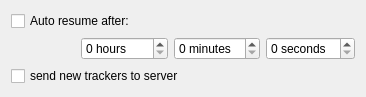
<ui version="4.0" >
 <class>AutoResumeConfig</class>
 <widget class="QWidget" name="AutoResumeConfig" >
  <property name="geometry" >
   <rect>
    <x>0</x>
    <y>0</y>
    <width>366</width>
    <height>64</height>
   </rect>
  </property>
  <property name="windowTitle" >
   <string>Auto Resume Settings</string>
  </property>
  <layout class="QVBoxLayout" name="verticalLayout" >
   <item>
    <widget class="QCheckBox" name="autoRetry" >
     <property name="text" >
      <string>Auto resume after:</string>
     </property>
    </widget>
   </item>
   <item>
    <layout class="QHBoxLayout" name="horizontalLayout" >
     <item>
      <spacer name="horizontalSpacer" >
       <property name="orientation" >
        <enum>Qt::Horizontal</enum>
       </property>
       <property name="sizeHint" stdset="0" >
        <size>
         <width>40</width>
         <height>20</height>
        </size>
       </property>
      </spacer>
     </item>
     <item>
      <widget class="QSpinBox" name="hours" >
       <property name="suffix" >
        <string> hours</string>
       </property>
       <property name="maximum" >
        <number>1000</number>
       </property>
      </widget>
     </item>
     <item>
      <widget class="QSpinBox" name="minutes" >
       <property name="suffix" >
        <string> minutes</string>
       </property>
       <property name="maximum" >
        <number>59</number>
       </property>
      </widget>
     </item>
     <item>
      <widget class="QSpinBox" name="seconds" >
       <property name="suffix" >
        <string> seconds</string>
       </property>
       <property name="maximum" >
        <number>59</number>
       </property>
      </widget>
     </item>
    </layout>
   </item>
    <item>
    <widget class="QCheckBox" name="updateBack" >
     <property name="text" >
      <string>send new trackers to server</string>
     </property>
    </widget>
   </item>
 </layout>
 </widget>
 <resources/>
 <connections>
  <connection>
   <sender>autoRetry</sender>
   <signal>toggled(bool)</signal>
   <receiver>hours</receiver>
   <slot>setEnabled(bool)</slot>
   <hints>
    <hint type="sourcelabel" >
     <x>70</x>
     <y>17</y>
    </hint>
    <hint type="destinationlabel" >
     <x>78</x>
     <y>40</y>
    </hint>
   </hints>
  </connection>
  <connection>
   <sender>autoRetry</sender>
   <signal>toggled(bool)</signal>
   <receiver>minutes</receiver>
   <slot>setEnabled(bool)</slot>
   <hints>
    <hint type="sourcelabel" >
     <x>167</x>
     <y>14</y>
    </hint>
    <hint type="destinationlabel" >
     <x>172</x>
     <y>40</y>
    </hint>
   </hints>
  </connection>
  <connection>
   <sender>autoRetry</sender>
   <signal>toggled(bool)</signal>
   <receiver>seconds</receiver>
   <slot>setEnabled(bool)</slot>
   <hints>
    <hint type="sourcelabel" >
     <x>261</x>
     <y>14</y>
    </hint>
    <hint type="destinationlabel" >
     <x>275</x>
     <y>57</y>
    </hint>
   </hints>
  </connection>
 </connections>
</ui>
